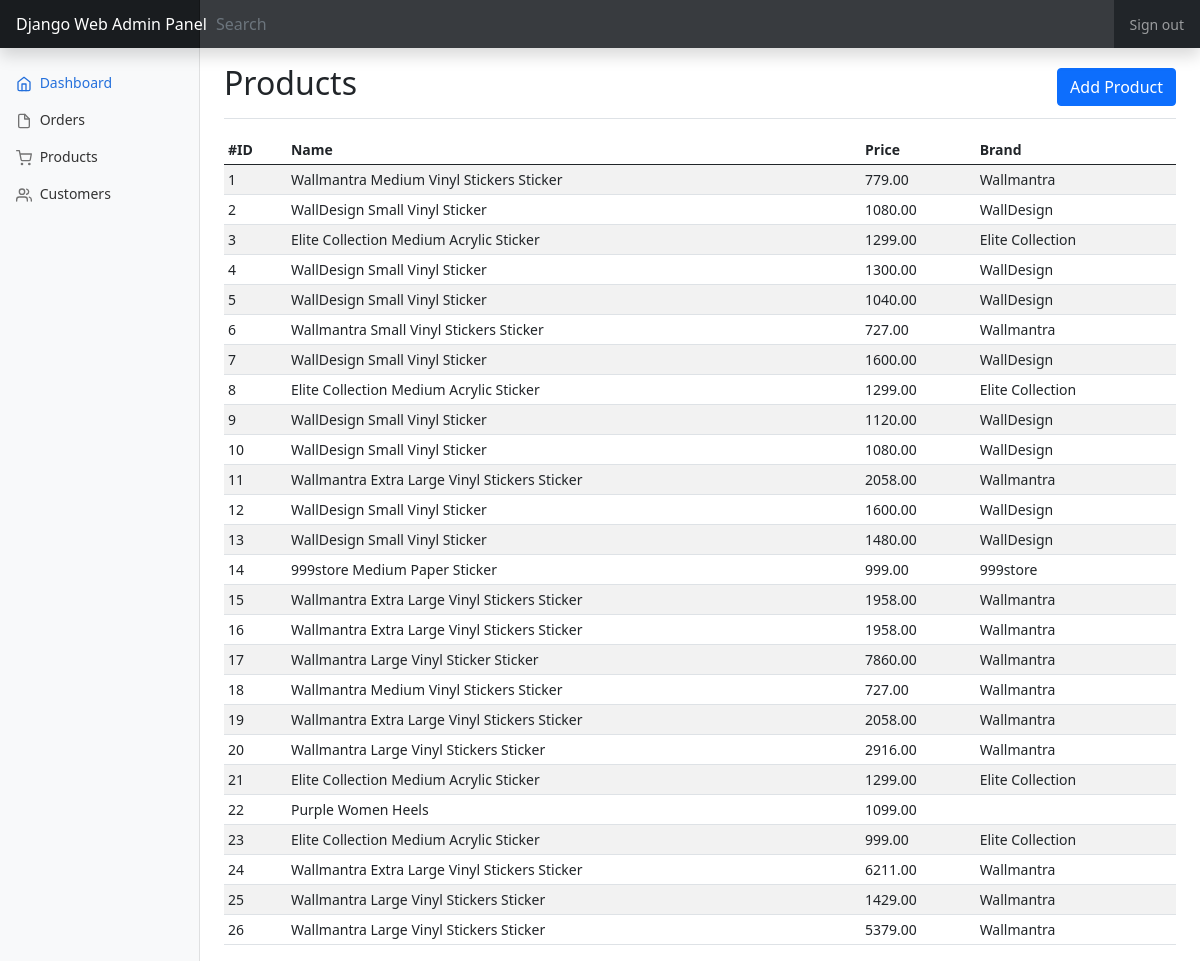
Page /dash/product on the committed database.
### store/models.py (models this page shows, shortened)
class Product(models.Model):
    image = models.ImageField(upload_to=True, null=True, blank=True)
    title = models.CharField(max_length=500)
    price = models.DecimalField(max_digits=10, decimal_places=2, default=0.0, null=True, blank=True)
    description = models.TextField()
    brand = models.CharField(max_length=500, null=True, blank=True)

### adminpanel/views.py (the view)
# urls.py: path('product', Product.as_view(), name="product"),
class Product(View):
    def get(self, request):
        items = ProductObject.objects.all()
        return render(request, 'admin/products.html', {'products': items})

### templates/admin/products.html (shortened to what this page needs)
{% extends 'utils/adminbase.html' %}
{% block content %}
    <main class="col-md-9 ms-sm-auto col-lg-10 px-md-4">
      <div class="d-flex justify-content-between flex-wrap flex-md-nowrap align-items-center pt-3 pb-2 mb-3 border-bottom">
        <h1 class="h2">Products</h1>
        <a href="{% url 'addproduct' %}" class="btn btn-primary"> Add Product </a>
      </div>
      <div class="table-responsive">
        <table class="table table-striped table-sm">
          <thead>
            <tr>
              <th scope="col">#ID</th>
              <th scope="col">Name</th>
              <th scope="col">Price</th>
              <th scope="col">Brand</th>
            </tr>
          </thead>
          <tbody>
            {% for item in products %}
            <tr>
              <td>{{ item.pk }}</td>
              <td>{{ item.title }}</td>
              <td>{{ item.price }}</td>
              <td>{{ item.brand }}</td>
            </tr>
            {% endfor %}
          </tbody>
        </table>
      </div>
    </main>
{% endblock %}

### store/static/css/dashboard.css (style rules this page uses)
body { font-size: .875rem; }

### rows in the picture
Product: pk "1", title "Wallmantra Medium Vinyl Stickers Sticker", price "779.00", brand "Wallmantra"
Product: pk "2", title "WallDesign Small Vinyl Sticker", price "1080.00", brand "WallDesign"
Product: pk "3", title "Elite Collection Medium Acrylic Sticker", price "1299.00", brand "Elite Collection"
Product: pk "4", title "WallDesign Small Vinyl Sticker", price "1300.00", brand "WallDesign"
Product: pk "5", title "WallDesign Small Vinyl Sticker", price "1040.00", brand "WallDesign"
Product: pk "6", title "Wallmantra Small Vinyl Stickers Sticker", price "727.00", brand "Wallmantra"
Product: pk "7", title "WallDesign Small Vinyl Sticker", price "1600.00", brand "WallDesign"
Product: pk "8", title "Elite Collection Medium Acrylic Sticker", price "1299.00", brand "Elite Collection"
Product: pk "9", title "WallDesign Small Vinyl Sticker", price "1120.00", brand "WallDesign"
Product: pk "10", title "WallDesign Small Vinyl Sticker", price "1080.00", brand "WallDesign"
Product: pk "11", title "Wallmantra Extra Large Vinyl Stickers Sticker", price "2058.00", brand "Wallmantra"
Product: pk "12", title "WallDesign Small Vinyl Sticker", price "1600.00", brand "WallDesign"
Product: pk "13", title "WallDesign Small Vinyl Sticker", price "1480.00", brand "WallDesign"
Product: pk "14", title "999store Medium Paper Sticker", price "999.00", brand "999store"
Product: pk "15", title "Wallmantra Extra Large Vinyl Stickers Sticker", price "1958.00", brand "Wallmantra"
Product: pk "16", title "Wallmantra Extra Large Vinyl Stickers Sticker", price "1958.00", brand "Wallmantra"
Product: pk "17", title "Wallmantra Large Vinyl Sticker Sticker", price "7860.00", brand "Wallmantra"
Product: pk "18", title "Wallmantra Medium Vinyl Stickers Sticker", price "727.00", brand "Wallmantra"
Product: pk "19", title "Wallmantra Extra Large Vinyl Stickers Sticker", price "2058.00", brand "Wallmantra"
Product: pk "20", title "Wallmantra Large Vinyl Stickers Sticker", price "2916.00", brand "Wallmantra"
Product: pk "21", title "Elite Collection Medium Acrylic Sticker", price "1299.00", brand "Elite Collection"
Product: pk "22", title "Purple Women Heels", price "1099.00"
Product: pk "23", title "Elite Collection Medium Acrylic Sticker", price "999.00", brand "Elite Collection"
Product: pk "24", title "Wallmantra Extra Large Vinyl Stickers Sticker", price "6211.00", brand "Wallmantra"
Product: pk "25", title "Wallmantra Large Vinyl Stickers Sticker", price "1429.00", brand "Wallmantra"
Product: pk "26", title "Wallmantra Large Vinyl Stickers Sticker", price "5379.00", brand "Wallmantra"
